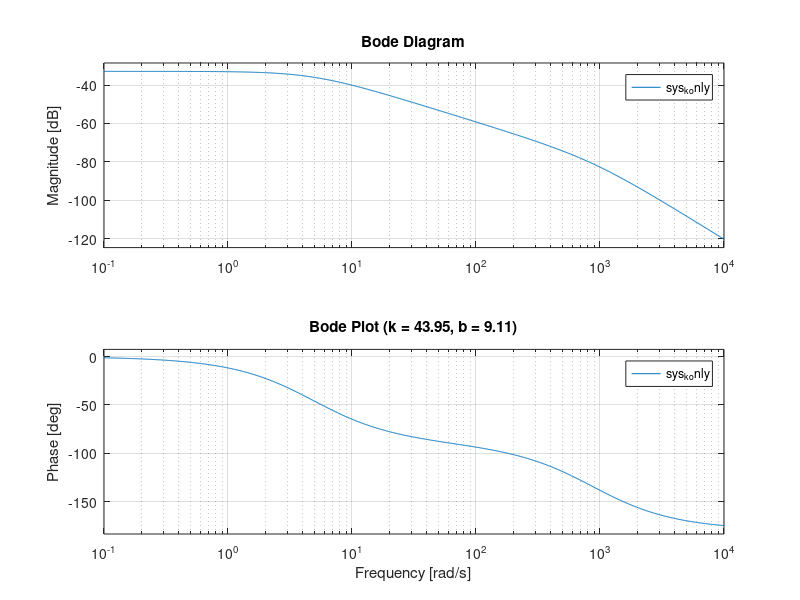

MATLAB code to generate this figure: (Note: this script raises an error after producing the figure.)
%% =============================================================
%        PURE STIFFNESS (k-only) TRANSFER FUNCTION & BODE
% =============================================================
J_val = 0.0103;          % Fixed motor inertia
k_avg = 42.95 + 1;           % Your average estimated stiffness
b_avg = 9.1079;
% Define Transfer Function with b = 0
num = [1];
den = [J_val, b_avg, k_avg]; % Notice the 0 for the damping coefficient term
sys_k_only = tf(num, den);

disp('--- PURE STIFFNESS TRANSFER FUNCTION (b=0) ---');
disp(sys_k_only);

% Plot Bode Diagram
figure('Name', 'k-Only System Bode Diagram');
bode(sys_k_only);
grid on;
title(sprintf('Bode Plot (k = %.2f, b = %.2f)', k_avg, b_avg));


clear
close all
clc

% 1. Configure UDP Receiver using dsp.UDPReceiver (R2020b compatible, no toolboxes needed)
localPort = 50000;
udpRx = dsp.UDPReceiver('LocalIPPort', localPort, ...
                        'MaximumMessageLength', 1024, ...
                        'MessageDataType', 'uint8');
setup(udpRx);

disp('========================================================');
disp(' Listening for dSPACE UDP data stream on port 50000...  ');
disp(' Press Ctrl+C in the command window to stop.            ');
disp('========================================================');

time_data = [];
angle_data = [];
torque_data = [];

fig = figure('Name', 'Live dSPACE Data Receiver', 'Position', [100, 100, 800, 500]);

try
    while true
        rawBytes = udpRx();
        
        if ~isempty(rawBytes)
            rawString = char(rawBytes');
            dataPacket = jsondecode(rawString);
            
            t_elapsed = dataPacket.elapsed_time;
            angle_val = dataPacket.Out1;
            torque_val = dataPacket.Torque;
            
            time_data(end+1, 1) = t_elapsed;
            angle_data(end+1, 1) = angle_val;
            torque_data(end+1, 1) = torque_val;
            
            fprintf('Time: %.2fs | Angle: %.4f | Torque: %.4f\n', t_elapsed, angle_val, torque_val);
            
            if length(time_data) > 1
                subplot(2,1,1);
                plot(time_data, angle_data, 'b-', 'LineWidth', 1.2);
                grid on;
                ylabel('Angle / Out1');
                title('Live dSPACE Data Stream');
                
                subplot(2,1,2);
                plot(time_data, torque_data, 'r-', 'LineWidth', 1.2);
                grid on;
                xlabel('Elapsed Time [s]');
                ylabel('Torque [Nm]');
                
                drawnow limitrate;
            end
        end
    end

catch ME
    disp('Receiver stopped by user. Processing final Bode plot...');
end

% Release the UDP resource
release(udpRx);
disp('UDP receiver closed.');

% 2. Post-processing: Build Bode Plot from recorded data
if length(time_data) > 10
    % Calculate uniform sample time (assuming average delta time)
    Ts = mean(diff(time_data));
    
    % Create an iddata object (Input: Torque, Output: Angle/Out1)
    % Note: Ensure your input/output mapping matches your physical setup 
    data = iddata(angle_data, torque_data, Ts);
    
    % Estimate a simple transfer function model (e.g., 2 poles, 1 zero)
    sys = tfest(data, 2, 1);
    
    % Generate the Bode Plot in a new figure window
    figure('Name', 'System Identification - Bode Plot', 'Position', [200, 200, 700, 500]);
    bode(sys);
    grid on;
    title('Bode Plot of Identified dSPACE System');
    disp('Bode plot generated successfully.');
else
    disp('Not enough data collected to generate a reliable Bode plot.');
end
